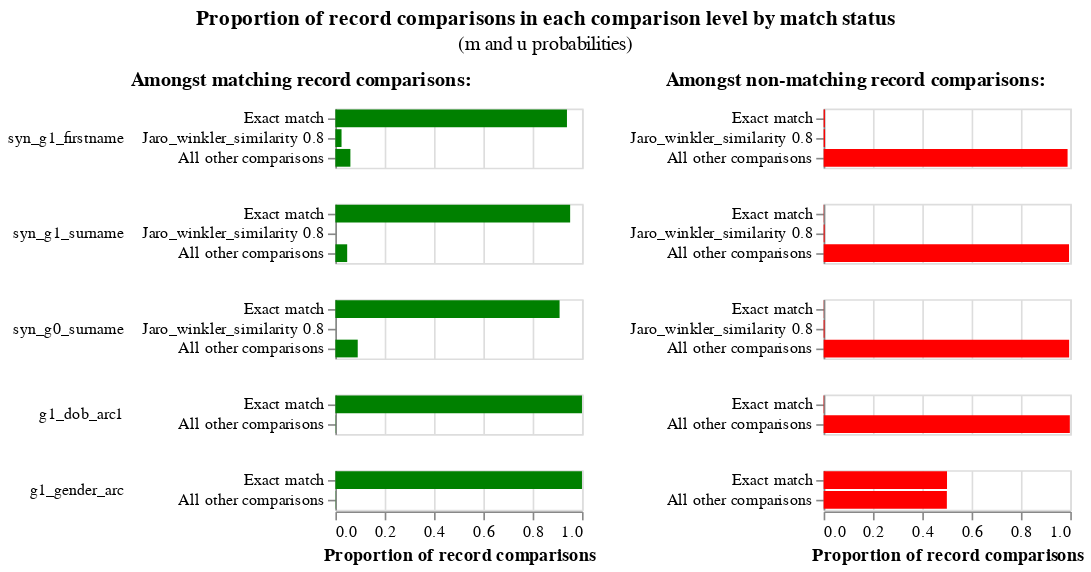

Notebook code for this chart:
### Code cell
linker.m_u_parameters_chart()

### Figure 1 — Vega-Lite specification as saved in the notebook (floating-point values rounded to 4 significant figures)
{"config": {"view": {"continuousWidth": 300, "continuousHeight": 300, "discreteHeight": 300, "discreteWidth": 400}, "header": {"title": null}, "title": {"anchor": "middle", "offset": 10}}, "hconcat": [{"mark": "bar", "encoding": {"color": {"value": "green"}, "row": {"field": "comparison_name", "header": {"labelAlign": "left", "labelAnchor": "middle", "labelAngle": 0}, "sort": {"field": "comparison_sort_order"}, "type": "nominal"}, "tooltip": [{"field": "m_probability_description", "title": "m probability description", "type": "nominal"}, {"field": "comparison_name", "title": "Comparison column name", "type": "nominal"}, {"field": "label_for_charts", "title": "Label", "type": "ordinal"}, {"field": "sql_condition", "title": "SQL condition", "type": "nominal"}, {"field": "m_probability", "format": ".4p", "title": "m probability", "type": "quantitative"}, {"field": "u_probability", "format": ".4p", "title": "u probability", "type": "quantitative"}, {"field": "bayes_factor", "format": ",.4f", "title": "Bayes factor = m/u", "type": "quantitative"}, {"field": "log2_bayes_factor", "format": ",.4f", "title": "Match weight = log2(m/u)", "type": "quantitative"}], "x": {"axis": {"title": "Proportion of record comparisons"}, "field": "m_probability", "type": "quantitative"}, "y": {"axis": {"title": null}, "field": "label_for_charts", "sort": {"field": "comparison_vector_value", "order": "descending"}, "type": "nominal"}}, "height": {"step": 12}, "resolve": {"scale": {"y": "independent"}}, "title": {"text": "Amongst matching record comparisons:", "fontSize": 12, "fontWeight": "bold"}, "transform": [{"filter": "(datum.bayes_factor != 'no-op filter due to vega lite issue 4680')"}], "width": 150}, {"mark": "bar", "encoding": {"color": {"value": "red"}, "row": {"field": "comparison_name", "header": {"labels": false}, "sort": {"field": "comparison_sort_order"}, "type": "nominal"}, "tooltip": [{"field": "u_probability_description", "title": "u probability description", "type": "nominal"}, {"field": "comparison_name", "title": "Comparison column name", "type": "nominal"}, {"field": "label_for_charts", "title": "Label", "type": "ordinal"}, {"field": "sql_condition", "title": "SQL condition", "type": "nominal"}, {"field": "m_probability", "format": ".4p", "title": "m probability", "type": "quantitative"}, {"field": "u_probability", "format": ".4p", "title": "u probability", "type": "quantitative"}, {"field": "bayes_factor", "format": ",.4f", "title": "Bayes factor = m/u", "type": "quantitative"}, {"field": "log2_bayes_factor", "format": ",.4f", "title": "Match weight = log2(m/u)", "type": "quantitative"}], "x": {"axis": {"title": "Proportion of record comparisons"}, "field": "u_probability", "type": "quantitative"}, "y": {"axis": {"title": null}, "field": "label_for_charts", "sort": {"field": "comparison_vector_value", "order": "descending"}, "type": "nominal"}}, "height": {"step": 12}, "resolve": {"scale": {"y": "independent"}}, "title": {"text": "Amongst non-matching record comparisons:", "fontSize": 12, "fontWeight": "bold"}, "transform": [{"filter": "(datum.bayes_factor != 'no-op filter2 due to vega lite issue 4680')"}], "width": 150}], "data": {"name": "data-cdb7d306806589ee03de959417e7371a"}, "title": {"text": "Proportion of record comparisons in each comparison level by match status", "subtitle": "(m and u probabilities)"}, "$schema": "https://vega.github.io/schema/vega-lite/v5.9.3.json", "datasets": {"data-cdb7d306806589ee03de959417e7371a": [{"comparison_name": "syn_g1_firstname", "sql_condition": "syn_g1_firstname_l = syn_g1_firstname_r", "label_for_charts": "Exact match", "m_probability": 0.9391, "u_probability": 0.005091, "m_probability_description": "Amongst matching record comparisons, 93.91% of records are in the exact match comparison level", "u_probability_description": "Amongst non-matching record comparisons, 0.51% of records are in the exact match comparison level", "has_tf_adjustments": false, "tf_adjustment_column": null, "tf_adjustment_weight": 1.0, "is_null_level": false, "bayes_factor": 184.5, "log2_bayes_factor": 7.527, "comparison_vector_value": 2, "max_comparison_vector_value": 2, "bayes_factor_description": "If comparison level is `exact match` then comparison is 184.48 times more likely to be a match", "probability_two_random_records_match": 7.53e-05, "comparison_sort_order": 0}, {"comparison_name": "syn_g1_firstname", "sql_condition": "jaro_winkler_similarity(\"syn_g1_firstname_l\", \"syn_g1_firstname_r\") >= 0.8", "label_for_charts": "Jaro_winkler_similarity 0.8", "m_probability": 0.025, "u_probability": 0.00571, "m_probability_description": "Amongst matching record comparisons, 2.50% of records are in the jaro_winkler_similarity 0.8 comparison level", "u_probability_description": "Amongst non-matching record comparisons, 0.57% of records are in the jaro_winkler_similarity 0.8 comparison level", "has_tf_adjustments": false, "tf_adjustment_column": null, "tf_adjustment_weight": 1.0, "is_null_level": false, "bayes_factor": 4.378, "log2_bayes_factor": 2.13, "comparison_vector_value": 1, "max_comparison_vector_value": 2, "bayes_factor_description": "If comparison level is `jaro_winkler_similarity 0.8` then comparison is 4.38 times more likely to be a match", "probability_two_random_records_match": 7.53e-05, "comparison_sort_order": 0}, {"comparison_name": "syn_g1_firstname", "sql_condition": "ELSE", "label_for_charts": "All other comparisons", "m_probability": 0.06088, "u_probability": 0.9892, "m_probability_description": "Amongst matching record comparisons, 6.09% of records are in the all other comparisons comparison level", "u_probability_description": "Amongst non-matching record comparisons, 98.92% of records are in the all other comparisons comparison level", "has_tf_adjustments": false, "tf_adjustment_column": null, "tf_adjustment_weight": 1.0, "is_null_level": false, "bayes_factor": 0.06155, "log2_bayes_factor": -4.022, "comparison_vector_value": 0, "max_comparison_vector_value": 2, "bayes_factor_description": "If comparison level is `all other comparisons` then comparison is  16.25 times less likely to be a match", "probability_two_random_records_match": 7.53e-05, "comparison_sort_order": 0}, {"comparison_name": "syn_g1_surname", "sql_condition": "syn_g1_surname_l = syn_g1_surname_r", "label_for_charts": "Exact match", "m_probability": 0.952, "u_probability": 0.001025, "m_probability_description": "Amongst matching record comparisons, 95.20% of records are in the exact match comparison level", "u_probability_description": "Amongst non-matching record comparisons, 0.10% of records are in the exact match comparison level", "has_tf_adjustments": false, "tf_adjustment_column": null, "tf_adjustment_weight": 1.0, "is_null_level": false, "bayes_factor": 928.9, "log2_bayes_factor": 9.859, "comparison_vector_value": 2, "max_comparison_vector_value": 2, "bayes_factor_description": "If comparison level is `exact match` then comparison is 928.87 times more likely to be a match", "probability_two_random_records_match": 7.53e-05, "comparison_sort_order": 1}, {"comparison_name": "syn_g1_surname", "sql_condition": "jaro_winkler_similarity(\"syn_g1_surname_l\", \"syn_g1_surname_r\") >= 0.8", "label_for_charts": "Jaro_winkler_similarity 0.8", "m_probability": 7.53e-05, "u_probability": 0.00396, "m_probability_description": "Amongst matching record comparisons, 0.01% of records are in the jaro_winkler_similarity 0.8 comparison level", "u_probability_description": "Amongst non-matching record comparisons, 0.40% of records are in the jaro_winkler_similarity 0.8 comparison level", "has_tf_adjustments": false, "tf_adjustment_column": null, "tf_adjustment_weight": 1.0, "is_null_level": false, "bayes_factor": 0.01901, "log2_bayes_factor": -5.717, "comparison_vector_value": 1, "max_comparison_vector_value": 2, "bayes_factor_description": "If comparison level is `jaro_winkler_similarity 0.8` then comparison is  52.60 times less likely to be a match", "probability_two_random_records_match": 7.53e-05, "comparison_sort_order": 1}, {"comparison_name": "syn_g1_surname", "sql_condition": "ELSE", "label_for_charts": "All other comparisons", "m_probability": 0.04789, "u_probability": 0.995, "m_probability_description": "Amongst matching record comparisons, 4.79% of records are in the all other comparisons comparison level", "u_probability_description": "Amongst non-matching record comparisons, 99.50% of records are in the all other comparisons comparison level", "has_tf_adjustments": false, "tf_adjustment_column": null, "tf_adjustment_weight": 1.0, "is_null_level": false, "bayes_factor": 0.04813, "log2_bayes_factor": -4.377, "comparison_vector_value": 0, "max_comparison_vector_value": 2, "bayes_factor_description": "If comparison level is `all other comparisons` then comparison is  20.78 times less likely to be a match", "probability_two_random_records_match": 7.53e-05, "comparison_sort_order": 1}, {"comparison_name": "syn_g0_surname", "sql_condition": "syn_g0_surname_l = syn_g0_surname_r", "label_for_charts": "Exact match", "m_probability": 0.9092, "u_probability": 0.0008443, "m_probability_description": "Amongst matching record comparisons, 90.92% of records are in the exact match comparison level", "u_probability_description": "Amongst non-matching record comparisons, 0.08% of records are in the exact match comparison level", "has_tf_adjustments": false, "tf_adjustment_column": null, "tf_adjustment_weight": 1.0, "is_null_level": false, "bayes_factor": 1077.0, "log2_bayes_factor": 10.07, "comparison_vector_value": 2, "max_comparison_vector_value": 2, "bayes_factor_description": "If comparison level is `exact match` then comparison is 1,076.91 times more likely to be a match", "probability_two_random_records_match": 7.53e-05, "comparison_sort_order": 2}, {"comparison_name": "syn_g0_surname", "sql_condition": "jaro_winkler_similarity(\"syn_g0_surname_l\", \"syn_g0_surname_r\") >= 0.8", "label_for_charts": "Jaro_winkler_similarity 0.8", "m_probability": 0.0001506, "u_probability": 0.003607, "m_probability_description": "Amongst matching record comparisons, 0.02% of records are in the jaro_winkler_similarity 0.8 comparison level", "u_probability_description": "Amongst non-matching record comparisons, 0.36% of records are in the jaro_winkler_similarity 0.8 comparison level", "has_tf_adjustments": false, "tf_adjustment_column": null, "tf_adjustment_weight": 1.0, "is_null_level": false, "bayes_factor": 0.04175, "log2_bayes_factor": -4.582, "comparison_vector_value": 1, "max_comparison_vector_value": 2, "bayes_factor_description": "If comparison level is `jaro_winkler_similarity 0.8` then comparison is  23.95 times less likely to be a match", "probability_two_random_records_match": 7.53e-05, "comparison_sort_order": 2}, {"comparison_name": "syn_g0_surname", "sql_condition": "ELSE", "label_for_charts": "All other comparisons", "m_probability": 0.09066, "u_probability": 0.9955, "m_probability_description": "Amongst matching record comparisons, 9.07% of records are in the all other comparisons comparison level", "u_probability_description": "Amongst non-matching record comparisons, 99.55% of records are in the all other comparisons comparison level", "has_tf_adjustments": false, "tf_adjustment_column": null, "tf_adjustment_weight": 1.0, "is_null_level": false, "bayes_factor": 0.09106, "log2_bayes_factor": -3.457, "comparison_vector_value": 0, "max_comparison_vector_value": 2, "bayes_factor_description": "If comparison level is `all other comparisons` then comparison is  10.98 times less likely to be a match", "probability_two_random_records_match": 7.53e-05, "comparison_sort_order": 2}, {"comparison_name": "g1_dob_arc1", "sql_condition": "\"g1_dob_arc1_l\" = \"g1_dob_arc1_r\"", "label_for_charts": "Exact match", "m_probability": 1.0, "u_probability": 0.001726, "m_probability_description": "Amongst matching record comparisons, 100.00% of records are in the exact match comparison level", "u_probability_description": "Amongst non-matching record comparisons, 0.17% of records are in the exact match comparison level", "has_tf_adjustments": false, "tf_adjustment_column": null, "tf_adjustment_weight": 1.0, "is_null_level": false, "bayes_factor": 579.5, "log2_bayes_factor": 9.179, "comparison_vector_value": 1, "max_comparison_vector_value": 1, "bayes_factor_description": "If comparison level is `exact match` then comparison is 579.48 times more likely to be a match", "probability_two_random_records_match": 7.53e-05, "comparison_sort_order": 3}, {"comparison_name": "g1_dob_arc1", "sql_condition": "ELSE", "label_for_charts": "All other comparisons", "m_probability": 0.001, "u_probability": 0.9983, "m_probability_description": "Amongst matching record comparisons, 0.10% of records are in the all other comparisons comparison level", "u_probability_description": "Amongst non-matching record comparisons, 99.83% of records are in the all other comparisons comparison level", "has_tf_adjustments": false, "tf_adjustment_column": null, "tf_adjustment_weight": 1.0, "is_null_level": false, "bayes_factor": 0.001002, "log2_bayes_factor": -9.963, "comparison_vector_value": 0, "max_comparison_vector_value": 1, "bayes_factor_description": "If comparison level is `all other comparisons` then comparison is  998.27 times less likely to be a match", "probability_two_random_records_match": 7.53e-05, "comparison_sort_order": 3}, {"comparison_name": "g1_gender_arc", "sql_condition": "\"g1_gender_arc_l\" = \"g1_gender_arc_r\"", "label_for_charts": "Exact match", "m_probability": 1.0, "u_probability": 0.5003, "m_probability_description": "Amongst matching record comparisons, 100.00% of records are in the exact match comparison level", "u_probability_description": "Amongst non-matching record comparisons, 50.03% of records are in the exact match comparison level", "has_tf_adjustments": false, "tf_adjustment_column": null, "tf_adjustment_weight": 1.0, "is_null_level": false, "bayes_factor": 1.999, "log2_bayes_factor": 0.9991, "comparison_vector_value": 1, "max_comparison_vector_value": 1, "bayes_factor_description": "If comparison level is `exact match` then comparison is 2.00 times more likely to be a match", "probability_two_random_records_match": 7.53e-05, "comparison_sort_order": 4}, {"comparison_name": "g1_gender_arc", "sql_condition": "ELSE", "label_for_charts": "All other comparisons", "m_probability": 0.001, "u_probability": 0.4997, "m_probability_description": "Amongst matching record comparisons, 0.10% of records are in the all other comparisons comparison level", "u_probability_description": "Amongst non-matching record comparisons, 49.97% of records are in the all other comparisons comparison level", "has_tf_adjustments": false, "tf_adjustment_column": null, "tf_adjustment_weight": 1.0, "is_null_level": false, "bayes_factor": 0.002001, "log2_bayes_factor": -8.965, "comparison_vector_value": 0, "max_comparison_vector_value": 1, "bayes_factor_description": "If comparison level is `all other comparisons` then comparison is  499.70 times less likely to be a match", "probability_two_random_records_match": 7.53e-05, "comparison_sort_order": 4}]}}
